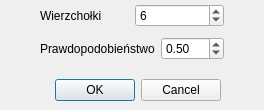
<?xml version="1.0" encoding="UTF-8"?>
<ui version="4.0">
 <class>GGenerator</class>
 <widget class="QDialog" name="GGenerator">
  <property name="geometry">
   <rect>
    <x>0</x>
    <y>0</y>
    <width>264</width>
    <height>110</height>
   </rect>
  </property>
  <property name="windowTitle">
   <string>Dialog</string>
  </property>
  <widget class="QDialogButtonBox" name="buttonBox">
   <property name="geometry">
    <rect>
     <x>0</x>
     <y>70</y>
     <width>221</width>
     <height>41</height>
    </rect>
   </property>
   <property name="orientation">
    <enum>Qt::Horizontal</enum>
   </property>
   <property name="standardButtons">
    <set>QDialogButtonBox::Cancel|QDialogButtonBox::Ok</set>
   </property>
  </widget>
  <widget class="QWidget" name="layoutWidget">
   <property name="geometry">
    <rect>
     <x>40</x>
     <y>0</y>
     <width>184</width>
     <height>66</height>
    </rect>
   </property>
   <layout class="QVBoxLayout" name="verticalLayout">
    <item>
     <layout class="QHBoxLayout" name="horizontalLayout">
      <item>
       <widget class="QLabel" name="label">
        <property name="text">
         <string>Wierzchołki</string>
        </property>
       </widget>
      </item>
      <item>
       <widget class="QSpinBox" name="spinBox">
        <property name="minimum">
         <number>1</number>
        </property>
        <property name="maximum">
         <number>30</number>
        </property>
        <property name="value">
         <number>6</number>
        </property>
       </widget>
      </item>
     </layout>
    </item>
    <item>
     <layout class="QHBoxLayout" name="horizontalLayout_2">
      <item>
       <widget class="QLabel" name="label_2">
        <property name="text">
         <string>Prawdopodobieństwo</string>
        </property>
       </widget>
      </item>
      <item>
       <widget class="QDoubleSpinBox" name="doubleSpinBox">
        <property name="maximum">
         <double>1.000000000000000</double>
        </property>
        <property name="singleStep">
         <double>0.010000000000000</double>
        </property>
        <property name="value">
         <double>0.500000000000000</double>
        </property>
       </widget>
      </item>
     </layout>
    </item>
   </layout>
  </widget>
 </widget>
 <resources/>
 <connections>
  <connection>
   <sender>buttonBox</sender>
   <signal>accepted()</signal>
   <receiver>GGenerator</receiver>
   <slot>accept()</slot>
   <hints>
    <hint type="sourcelabel">
     <x>230</x>
     <y>110</y>
    </hint>
    <hint type="destinationlabel">
     <x>157</x>
     <y>152</y>
    </hint>
   </hints>
  </connection>
  <connection>
   <sender>buttonBox</sender>
   <signal>rejected()</signal>
   <receiver>GGenerator</receiver>
   <slot>reject()</slot>
   <hints>
    <hint type="sourcelabel">
     <x>230</x>
     <y>110</y>
    </hint>
    <hint type="destinationlabel">
     <x>239</x>
     <y>152</y>
    </hint>
   </hints>
  </connection>
 </connections>
</ui>
